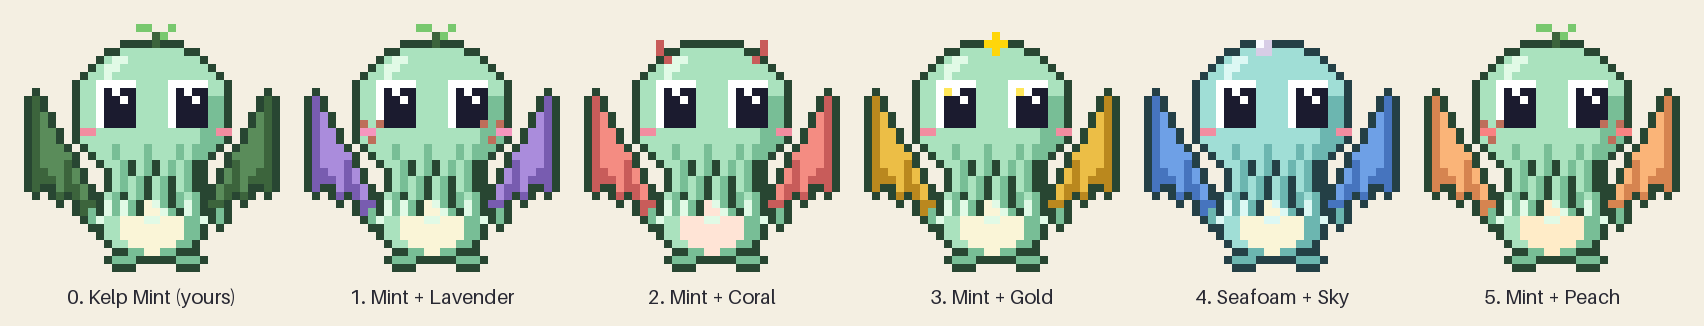

Write Python code to recreate this figure.
"""Round 2: Kelp Mint colour + size as the base, five variations. python variants2.py -> variants2.png"""
import os
from PIL import Image, ImageDraw
import variants as V

MINT = {'b': (170, 226, 190), 's': (120, 190, 150), 'h': (225, 250, 230), 'l': (250, 245, 215),
        'w': (90, 140, 90), 'W': (60, 100, 60), 'o': (40, 70, 50)}
SMALL = {'head_rx': 9.5, 'head_ry': 8.5, 'body_rx': 6.5, 'body_ry': 5, 'sprout': False}   # sprout drawn per variant
def m(**kw): d = dict(MINT); d.update(kw); return d

def extra(img, kinds, s):
    d = ImageDraw.Draw(img)
    px = lambda x, y, c: d.rectangle([x * s, y * s, (x + 1) * s - 1, (y + 1) * s - 1], fill=c)
    for k in kinds:
        if k == 'sprout':
            for x, y, c in [(16, 2, 0), (16, 1, 0), (15, 0, 1), (14, 0, 1), (17, 1, 1), (18, 0, 1)]:
                px(x, y, (60, 100, 60) if c == 0 else (120, 200, 110))
        if k == 'horns':
            for x, y in [(10, 4), (9, 3), (9, 2), (21, 4), (22, 3), (22, 2)]: px(x, y, (200, 92, 90))
        if k == 'freckles':
            for x, y in [(7, 12), (9, 12), (8, 14), (22, 12), (24, 12), (23, 14)]: px(x, y, (190, 110, 90))
        if k == 'glint':
            for x, y in [(10, 8), (19, 8)]: px(x, y, (255, 230, 90))
        if k == 'star':
            for x, y in [(16, 1), (15, 2), (16, 2), (17, 2), (16, 3)]: px(x, y, (255, 214, 10))
        if k == 'pearl':
            for x, y, c in [(14, 3, 0), (15, 3, 0), (14, 2, 1), (15, 2, 0)]: px(x, y, (250, 250, 255) if c else (215, 205, 230))

VARS = [
    ('Kelp Mint (yours)', MINT, ['sprout']),
    ('Mint + Lavender', m(w=(170, 140, 220), W=(120, 92, 176), k=(245, 150, 190)), ['sprout', 'freckles']),
    ('Mint + Coral', m(w=(244, 140, 130), W=(200, 92, 90), l=(255, 228, 214)), ['horns']),
    ('Mint + Gold', m(w=(236, 190, 70), W=(186, 136, 30)), ['glint', 'star']),
    ('Seafoam + Sky', m(b=(160, 222, 214), s=(108, 182, 176), h=(220, 248, 244), w=(110, 160, 230), W=(70, 116, 190), o=(36, 64, 70)), ['pearl']),
    ('Mint + Peach', m(w=(250, 180, 120), W=(214, 132, 80), k=(250, 130, 130), l=(255, 236, 200)), ['sprout', 'freckles']),
]

if __name__ == '__main__':
    W, P = 32 * 8, 24
    sheet = Image.new('RGBA', (len(VARS) * (W + P) + P, W + 70), (244, 239, 226, 255))
    d = ImageDraw.Draw(sheet)
    for i, (name, pal, kinds) in enumerate(VARS):
        img = V.render(pal, SMALL, None)
        extra(img, kinds, 8)
        sheet.alpha_composite(img, (P + i * (W + P), P))
        d.text((P + i * (W + P) + W // 2, W + 40), f'{i}. {name}', fill=(40, 40, 50), anchor='mm', font_size=20)
    sheet.save(os.path.join(os.path.dirname(os.path.abspath(__file__)), 'variants2.png'))
    print('saved')
